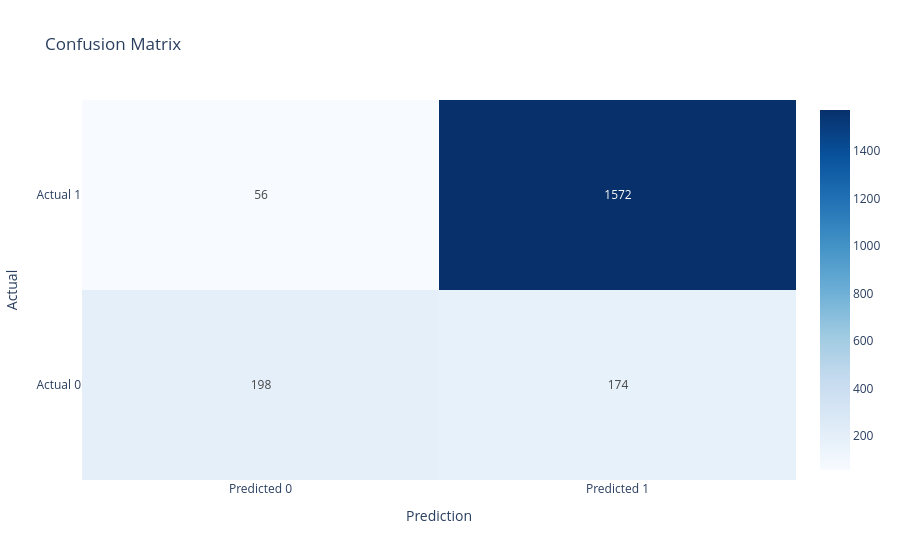

Write notebook code for a chart like this one.
### Code cell
import plotly.graph_objects as go

fig = go.Figure(
    data=go.Heatmap(
        z=[
            [tn, fp],
            [fn, tp]
        ],
        x=["Predicted 0", "Predicted 1"],
        y=["Actual 0", "Actual 1"],
        text=[
            [tn, fp],
            [fn, tp]
        ],
        texttemplate="%{text}",
        colorscale="Blues"
    )
)

fig.update_layout(
    title="Confusion Matrix",
    xaxis_title="Prediction",
    yaxis_title="Actual"
)

fig.show()

### Figure 1 — Plotly figure (JSON) as saved in the notebook; plotly's stock layout.template omitted (floating-point values rounded to 4 significant figures)
{"data": [{"colorscale": [[0, "rgb(247,251,255)"], [0.125, "rgb(222,235,247)"], [0.25, "rgb(198,219,239)"], [0.375, "rgb(158,202,225)"], [0.5, "rgb(107,174,214)"], [0.625, "rgb(66,146,198)"], [0.75, "rgb(33,113,181)"], [0.875, "rgb(8,81,156)"], [1, "rgb(8,48,107)"]], "text": [[198, 174], [56, 1572]], "texttemplate": "%{text}", "type": "heatmap", "x": ["Predicted 0", "Predicted 1"], "y": ["Actual 0", "Actual 1"], "z": [[198, 174], [56, 1572]]}], "layout": {"title": {"text": "Confusion Matrix"}, "xaxis": {"title": {"text": "Prediction"}}, "yaxis": {"title": {"text": "Actual"}}}}
